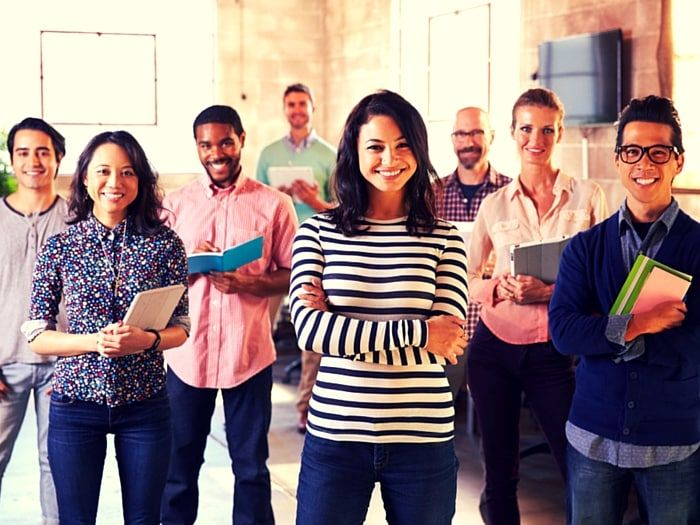
#> input picture ProcesaImagenesPython/personas.jpg, 700 x 525 px
$ python Prueba_Opencv.py
#> lines starting #> are read from the running program, lines starting #| are printed output that depends on the picture; after the words box and inside, x2 and y2 are one past the last pixel; in counts of white or black regions, pixels touching at a corner belong together
# Importing OpenCV package
import cv2
import numpy as np

# Loading the required haar-cascade xml classifier file
#haar_cascade = cv2.CascadeClassifier(cv2.data.haarcascades+'haarcascade_frontalface_default.xml')
faceClassif = cv2.CascadeClassifier('haarcascade_frontalface_default.xml')

# Reading the image
imge = cv2.imread('personas.jpg')
#> imge is the input picture: shape (525, 700, 3); mean B, G, R 128.2, 127.6, 148.8

# Converting image to grayscale
gray = cv2.cvtColor(imge, cv2.COLOR_BGR2GRAY)
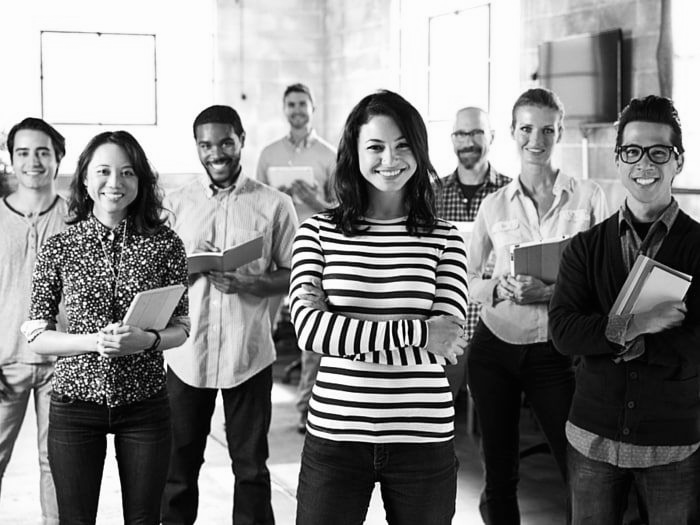
#> gray: shape (525, 700); min 0, max 255, mean 134

# Applying the face detection method on the grayscale image
#faces_rect = haar_cascade.detectMultiScale(gray_img, 1.1, 9)
faces = faceClassif.detectMultiScale(gray,
                                scaleFactor=1.01,
                                minNeighbors=10,
                                minSize=(30,30),
                                maxSize=(200,200))
#> faces = [[280, 92, 34, 34], [3, 194, 52, 52], [6, 131, 56, 56], [507, 108, 57, 57], [190, 123, 55, 55], [81, 148, 62, 62], [441, 114, 51, 51], [349, 119, 74, 74], [607, 120, 82, 82]]

# Iterating through rectangles of detected faces
for (x, y, w, h) in faces:
	cv2.rectangle(imge, (x, y), (x+w, y+h), (0, 255, 0), 2)
#> this loop made 9 passes
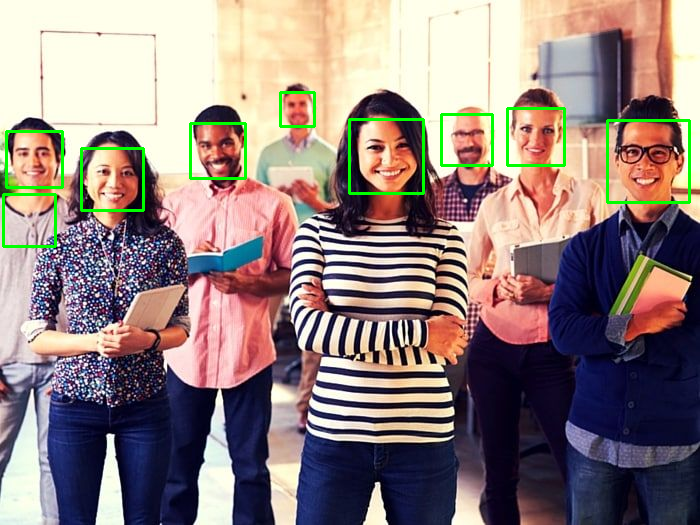
#> imge: shape (525, 700, 3); 1.7% of pixels changed, all inside (x1, y1, x2, y2) = (2, 91, 691, 248)

cv2.imshow('Detected faces', imge)
cv2.waitKey(0)
